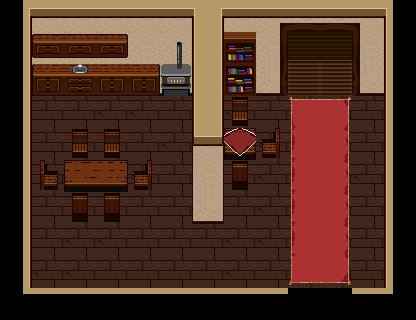

A level layout from a 2D game, rendered from its tile map. Below: a short description, then the map file with its tile-grid data intact:
An orthogonal 13x10 tile map with 32x32 px tiles, 4 tile layers (Chao, Paredes, Paredes, Elementos do Mapa), 1 hidden layer not drawn, 2 tilesets.

<map version="1.0" orientation="orthogonal" renderorder="right-down" width="13" height="10" tilewidth="32" tileheight="32" nextobjectid="1">
 <tileset firstgid="1" source="TilesPropriedade.tsx" />
 <tileset firstgid="9" source="InteriorCasas.tsx" />
 <layer name="Chao" width="13" height="10">
  <properties>
   <property name="type" type="int" value="0" />
  </properties>
  <data encoding="csv">
11,11,11,11,11,11,11,11,11,11,11,11,11,
11,9,10,10,9,9,10,9,9,10,10,10,11,
11,10,10,10,10,9,9,10,9,10,10,9,11,
11,10,10,9,9,10,9,9,10,10,10,10,11,
11,10,10,10,10,9,10,10,9,10,10,10,11,
11,10,10,10,9,10,10,10,9,10,10,9,11,
11,10,10,10,10,10,9,10,9,10,10,10,11,
11,10,9,9,10,10,10,9,9,10,9,10,11,
11,9,9,10,10,10,10,9,10,10,10,10,11,
11,11,11,11,11,11,11,11,11,11,11,11,11
</data>
 </layer>
 <layer name="Paredes" width="13" height="10">
  <properties>
   <property name="type" type="int" value="0" />
  </properties>
  <data encoding="csv">
0,0,0,0,0,0,0,0,0,0,0,0,0,
49,0,0,0,0,0,0,75,0,0,0,0,51,
49,0,0,0,0,0,0,0,0,0,0,0,51,
49,0,0,0,0,0,0,0,0,0,0,0,51,
49,0,0,0,0,0,0,0,0,0,0,0,51,
49,0,0,0,0,0,0,0,0,0,0,0,51,
49,0,0,0,0,0,0,0,0,0,0,0,51,
49,0,0,0,0,0,0,0,0,0,0,0,51,
49,0,0,0,0,0,0,0,0,0,0,0,51,
57,58,58,58,58,58,58,58,58,0,0,58,59
</data>
 </layer>
 <layer name="Paredes" width="13" height="10">
  <properties>
   <property name="type" type="int" value="0" />
  </properties>
  <data encoding="csv">
33,34,34,34,34,34,32,34,36,37,37,38,35,
0,42,42,42,42,42,40,42,44,22,22,46,0,
0,50,50,50,50,50,40,50,52,30,30,54,0,
0,0,0,0,0,0,40,0,0,0,0,0,0,
0,0,0,0,0,0,48,0,0,0,0,0,0,
0,0,0,0,0,0,47,0,0,0,0,0,0,
0,0,0,0,0,0,55,0,0,0,0,0,0,
0,0,0,0,0,0,0,0,0,0,0,0,0,
0,0,0,0,0,0,0,0,0,0,0,0,0,
0,0,0,0,0,0,0,0,0,0,0,0,0
</data>
 </layer>
 <layer name="Elementos do Mapa" width="13" height="10">
  <properties>
   <property name="type" type="int" value="0" />
  </properties>
  <data encoding="csv">
0,0,0,0,0,0,0,0,0,0,0,0,0,
0,17,19,18,0,21,0,31,0,0,0,0,0,
0,24,16,15,23,29,0,39,0,0,0,0,0,
0,0,0,0,0,0,0,28,0,62,64,0,0,
0,0,28,28,0,0,0,20,26,70,72,0,0,
0,25,12,13,26,0,0,27,0,70,72,0,0,
0,0,27,27,0,0,0,0,0,70,72,0,0,
0,0,0,0,0,0,0,0,0,70,72,0,0,
0,0,0,0,0,0,0,0,0,78,80,0,0,
0,0,0,0,0,0,0,0,0,0,0,0,0
</data>
 </layer>
 <layer name="Propriedade" width="13" height="10" visible="0">
  <properties>
   <property name="type" value="2" />
  </properties>
  <data encoding="csv">
1,1,1,1,1,1,1,1,1,1,1,1,1,
1,1,1,1,1,1,1,1,1,3,3,1,1,
1,1,1,1,1,1,1,1,1,3,3,1,1,
1,2,2,2,2,2,1,1,2,2,2,2,1,
1,2,1,1,2,2,1,1,1,2,2,2,1,
1,1,1,1,1,2,1,1,2,2,2,2,1,
1,2,1,1,2,2,1,2,2,2,2,2,1,
1,2,2,2,2,2,2,2,2,2,2,2,1,
1,2,2,2,2,2,2,2,2,2,2,2,1,
1,1,1,1,1,1,1,1,1,3,3,1,1
</data>
 </layer>
</map>
